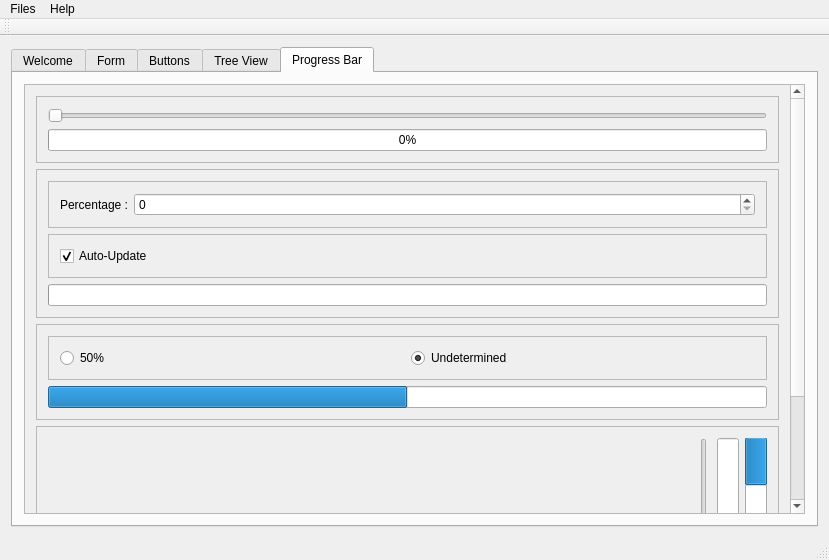
<?xml version="1.0" encoding="UTF-8"?>
<ui version="4.0">
 <class>MainWindow</class>
 <widget class="QMainWindow" name="MainWindow">
  <property name="geometry">
   <rect>
    <x>0</x>
    <y>0</y>
    <width>829</width>
    <height>560</height>
   </rect>
  </property>
  <property name="windowTitle">
   <string>MainWindow</string>
  </property>
  <widget class="QWidget" name="centralWidget">
   <layout class="QVBoxLayout" name="verticalLayout">
    <item>
     <widget class="QTabWidget" name="tabWidget">
      <property name="currentIndex">
       <number>4</number>
      </property>
      <widget class="QWidget" name="tab">
       <attribute name="title">
        <string>Welcome</string>
       </attribute>
       <layout class="QVBoxLayout" name="verticalLayout_3">
        <item>
         <widget class="QLabel" name="label">
          <property name="text">
           <string>Welcome to Neon Test! Here, you can see and interact with widgets that have been modified by Neon.</string>
          </property>
         </widget>
        </item>
        <item>
         <widget class="QTextBrowser" name="textBrowser">
          <property name="html">
           <string>&lt;!DOCTYPE HTML PUBLIC &quot;-//W3C//DTD HTML 4.0//EN&quot; &quot;http://www.w3.org/TR/REC-html40/strict.dtd&quot;&gt;
&lt;html&gt;&lt;head&gt;&lt;meta name=&quot;qrichtext&quot; content=&quot;1&quot; /&gt;&lt;style type=&quot;text/css&quot;&gt;
p, li { white-space: pre-wrap; }
&lt;/style&gt;&lt;/head&gt;&lt;body style=&quot; font-family:'MS Shell Dlg 2'; font-size:7.8pt; font-weight:400; font-style:normal;&quot;&gt;
&lt;p style=&quot; margin-top:0px; margin-bottom:0px; margin-left:0px; margin-right:0px; -qt-block-indent:0; text-indent:0px;&quot;&gt;This is a &lt;span style=&quot; font-weight:600; font-style:italic; text-decoration: underline;&quot;&gt;TEEEST&lt;/span&gt;!&lt;/p&gt;&lt;/body&gt;&lt;/html&gt;</string>
          </property>
         </widget>
        </item>
        <item>
         <widget class="QFrame" name="frame">
          <property name="frameShape">
           <enum>QFrame::StyledPanel</enum>
          </property>
          <property name="frameShadow">
           <enum>QFrame::Raised</enum>
          </property>
          <layout class="QHBoxLayout" name="horizontalLayout">
           <item>
            <widget class="QCalendarWidget" name="calendarWidget"/>
           </item>
           <item>
            <widget class="QLCDNumber" name="lcdNumber">
             <property name="minimumSize">
              <size>
               <width>250</width>
               <height>0</height>
              </size>
             </property>
            </widget>
           </item>
          </layout>
         </widget>
        </item>
       </layout>
      </widget>
      <widget class="QWidget" name="tab_2">
       <attribute name="title">
        <string>Form</string>
       </attribute>
       <layout class="QVBoxLayout" name="verticalLayout_2">
        <item>
         <widget class="QScrollArea" name="scrollArea">
          <property name="widgetResizable">
           <bool>true</bool>
          </property>
          <widget class="QWidget" name="scrollAreaWidgetContents">
           <property name="geometry">
            <rect>
             <x>0</x>
             <y>0</y>
             <width>762</width>
             <height>732</height>
            </rect>
           </property>
           <layout class="QFormLayout" name="formLayout_3">
            <item row="0" column="0">
             <widget class="QLabel" name="label_2">
              <property name="text">
               <string>Combo Box</string>
              </property>
             </widget>
            </item>
            <item row="0" column="1">
             <widget class="QComboBox" name="comboBox">
              <property name="currentText">
               <string>Option 1</string>
              </property>
              <item>
               <property name="text">
                <string>Option 1</string>
               </property>
              </item>
              <item>
               <property name="text">
                <string>Option 2</string>
               </property>
              </item>
              <item>
               <property name="text">
                <string>Option 3</string>
               </property>
              </item>
             </widget>
            </item>
            <item row="2" column="0">
             <widget class="QLabel" name="label_3">
              <property name="text">
               <string>Font Combo Box</string>
              </property>
             </widget>
            </item>
            <item row="3" column="0">
             <widget class="QLabel" name="label_4">
              <property name="text">
               <string>Line Edit</string>
              </property>
             </widget>
            </item>
            <item row="3" column="1">
             <widget class="QLineEdit" name="lineEdit">
              <property name="inputMask">
               <string/>
              </property>
              <property name="text">
               <string/>
              </property>
              <property name="placeholderText">
               <string>Type something here.</string>
              </property>
             </widget>
            </item>
            <item row="4" column="0">
             <widget class="QLabel" name="label_5">
              <property name="text">
               <string>Text Edit</string>
              </property>
             </widget>
            </item>
            <item row="4" column="1">
             <widget class="QTextEdit" name="textEdit">
              <property name="placeholderText">
               <string>Type rich text there...</string>
              </property>
             </widget>
            </item>
            <item row="5" column="0">
             <widget class="QLabel" name="label_6">
              <property name="text">
               <string>Spin Box</string>
              </property>
             </widget>
            </item>
            <item row="5" column="1">
             <widget class="QSpinBox" name="spinBox"/>
            </item>
            <item row="7" column="0">
             <widget class="QLabel" name="label_7">
              <property name="text">
               <string>Double Spin Box</string>
              </property>
             </widget>
            </item>
            <item row="7" column="1">
             <widget class="QDoubleSpinBox" name="doubleSpinBox"/>
            </item>
            <item row="8" column="0">
             <widget class="QLabel" name="label_8">
              <property name="text">
               <string>Time Edit</string>
              </property>
             </widget>
            </item>
            <item row="8" column="1">
             <widget class="QTimeEdit" name="timeEdit"/>
            </item>
            <item row="9" column="0">
             <widget class="QLabel" name="label_9">
              <property name="text">
               <string>Date Edit</string>
              </property>
             </widget>
            </item>
            <item row="9" column="1">
             <widget class="QDateEdit" name="dateEdit"/>
            </item>
            <item row="11" column="0">
             <widget class="QLabel" name="label_10">
              <property name="text">
               <string>Date/Time Edit</string>
              </property>
             </widget>
            </item>
            <item row="11" column="1">
             <widget class="QDateTimeEdit" name="dateTimeEdit"/>
            </item>
            <item row="12" column="0">
             <widget class="QLabel" name="label_11">
              <property name="text">
               <string>Dial</string>
              </property>
             </widget>
            </item>
            <item row="14" column="0">
             <widget class="QLabel" name="label_12">
              <property name="text">
               <string>Horitontal Slider</string>
              </property>
             </widget>
            </item>
            <item row="14" column="1">
             <widget class="QSlider" name="horizontalSlider">
              <property name="orientation">
               <enum>Qt::Horizontal</enum>
              </property>
             </widget>
            </item>
            <item row="15" column="0">
             <widget class="QLabel" name="label_13">
              <property name="text">
               <string>Vertical Slider</string>
              </property>
             </widget>
            </item>
            <item row="15" column="1">
             <widget class="QSlider" name="verticalSlider">
              <property name="minimumSize">
               <size>
                <width>0</width>
                <height>200</height>
               </size>
              </property>
              <property name="orientation">
               <enum>Qt::Vertical</enum>
              </property>
             </widget>
            </item>
            <item row="16" column="0">
             <widget class="QLabel" name="label_14">
              <property name="text">
               <string>Key Sequence Edit</string>
              </property>
             </widget>
            </item>
            <item row="16" column="1">
             <widget class="QKeySequenceEdit" name="keySequenceEdit"/>
            </item>
            <item row="2" column="1">
             <widget class="QFontComboBox" name="fontComboBox"/>
            </item>
            <item row="12" column="1">
             <widget class="QFrame" name="frame_12">
              <property name="frameShape">
               <enum>QFrame::StyledPanel</enum>
              </property>
              <property name="frameShadow">
               <enum>QFrame::Raised</enum>
              </property>
              <layout class="QHBoxLayout" name="horizontalLayout_4">
               <item>
                <widget class="QDial" name="dial"/>
               </item>
               <item>
                <widget class="QLabel" name="label_23">
                 <property name="text">
                  <string/>
                 </property>
                </widget>
               </item>
              </layout>
             </widget>
            </item>
           </layout>
          </widget>
         </widget>
        </item>
       </layout>
      </widget>
      <widget class="QWidget" name="tab_3">
       <attribute name="title">
        <string>Buttons</string>
       </attribute>
       <layout class="QVBoxLayout" name="verticalLayout_4">
        <item>
         <widget class="QScrollArea" name="scrollArea_2">
          <property name="widgetResizable">
           <bool>true</bool>
          </property>
          <widget class="QWidget" name="scrollAreaWidgetContents_2">
           <property name="geometry">
            <rect>
             <x>0</x>
             <y>0</y>
             <width>762</width>
             <height>492</height>
            </rect>
           </property>
           <layout class="QVBoxLayout" name="verticalLayout_5">
            <item>
             <widget class="QFrame" name="frame_2">
              <property name="frameShape">
               <enum>QFrame::StyledPanel</enum>
              </property>
              <property name="frameShadow">
               <enum>QFrame::Raised</enum>
              </property>
              <layout class="QFormLayout" name="formLayout">
               <item row="0" column="0">
                <widget class="QLabel" name="label_15">
                 <property name="text">
                  <string>Button</string>
                 </property>
                </widget>
               </item>
               <item row="0" column="1">
                <widget class="QPushButton" name="pushButton">
                 <property name="text">
                  <string>My Big Push Button</string>
                 </property>
                 <property name="checkable">
                  <bool>false</bool>
                 </property>
                </widget>
               </item>
               <item row="1" column="0">
                <widget class="QLabel" name="label_16">
                 <property name="text">
                  <string>Disabled Button</string>
                 </property>
                </widget>
               </item>
               <item row="1" column="1">
                <widget class="QPushButton" name="pushButton_2">
                 <property name="enabled">
                  <bool>false</bool>
                 </property>
                 <property name="text">
                  <string>My Disabled Button</string>
                 </property>
                </widget>
               </item>
               <item row="2" column="0">
                <widget class="QLabel" name="label_17">
                 <property name="text">
                  <string>Tool Button</string>
                 </property>
                </widget>
               </item>
               <item row="2" column="1">
                <widget class="QToolButton" name="toolButton">
                 <property name="text">
                  <string>Click Me...</string>
                 </property>
                 <property name="checkable">
                  <bool>false</bool>
                 </property>
                </widget>
               </item>
               <item row="3" column="0">
                <widget class="QLabel" name="label_18">
                 <property name="text">
                  <string>Radio Button</string>
                 </property>
                </widget>
               </item>
               <item row="3" column="1">
                <widget class="QFrame" name="frame_3">
                 <property name="frameShape">
                  <enum>QFrame::StyledPanel</enum>
                 </property>
                 <property name="frameShadow">
                  <enum>QFrame::Raised</enum>
                 </property>
                 <layout class="QVBoxLayout" name="verticalLayout_6">
                  <item>
                   <widget class="QRadioButton" name="radioButton">
                    <property name="text">
                     <string>Option 1</string>
                    </property>
                    <property name="checked">
                     <bool>true</bool>
                    </property>
                   </widget>
                  </item>
                  <item>
                   <widget class="QRadioButton" name="radioButton_2">
                    <property name="text">
                     <string>Option 2</string>
                    </property>
                   </widget>
                  </item>
                  <item>
                   <widget class="QRadioButton" name="radioButton_3">
                    <property name="text">
                     <string>Option 3</string>
                    </property>
                   </widget>
                  </item>
                 </layout>
                </widget>
               </item>
               <item row="4" column="0">
                <widget class="QLabel" name="checkBoxLabel">
                 <property name="text">
                  <string>Check Box</string>
                 </property>
                </widget>
               </item>
               <item row="4" column="1">
                <widget class="QFrame" name="frame_4">
                 <property name="frameShape">
                  <enum>QFrame::StyledPanel</enum>
                 </property>
                 <property name="frameShadow">
                  <enum>QFrame::Raised</enum>
                 </property>
                 <layout class="QVBoxLayout" name="verticalLayout_7">
                  <item>
                   <widget class="QCheckBox" name="checkBox">
                    <property name="text">
                     <string>Option 1</string>
                    </property>
                   </widget>
                  </item>
                  <item>
                   <widget class="QCheckBox" name="checkBox_2">
                    <property name="text">
                     <string>Option 2</string>
                    </property>
                   </widget>
                  </item>
                  <item>
                   <widget class="QCheckBox" name="checkBox_3">
                    <property name="text">
                     <string>Option 3</string>
                    </property>
                   </widget>
                  </item>
                 </layout>
                </widget>
               </item>
               <item row="5" column="0">
                <widget class="QLabel" name="label_19">
                 <property name="text">
                  <string>Command Link Button</string>
                 </property>
                </widget>
               </item>
               <item row="5" column="1">
                <widget class="QCommandLinkButton" name="commandLinkButton">
                 <property name="text">
                  <string>I have no idea what this is...</string>
                 </property>
                </widget>
               </item>
               <item row="6" column="0">
                <widget class="QLabel" name="label_20">
                 <property name="text">
                  <string>Dialog Box Button</string>
                 </property>
                </widget>
               </item>
               <item row="6" column="1">
                <widget class="QScrollArea" name="scrollArea_3">
                 <property name="widgetResizable">
                  <bool>true</bool>
                 </property>
                 <widget class="QWidget" name="scrollAreaWidgetContents_3">
                  <property name="geometry">
                   <rect>
                    <x>0</x>
                    <y>0</y>
                    <width>1604</width>
                    <height>66</height>
                   </rect>
                  </property>
                  <layout class="QVBoxLayout" name="verticalLayout_8">
                   <item>
                    <widget class="QDialogButtonBox" name="buttonBox">
                     <property name="standardButtons">
                      <set>QDialogButtonBox::Abort|QDialogButtonBox::Apply|QDialogButtonBox::Cancel|QDialogButtonBox::Close|QDialogButtonBox::Discard|QDialogButtonBox::Help|QDialogButtonBox::Ignore|QDialogButtonBox::No|QDialogButtonBox::NoToAll|QDialogButtonBox::Ok|QDialogButtonBox::Open|QDialogButtonBox::Reset|QDialogButtonBox::RestoreDefaults|QDialogButtonBox::Retry|QDialogButtonBox::Save|QDialogButtonBox::SaveAll|QDialogButtonBox::Yes|QDialogButtonBox::YesToAll</set>
                     </property>
                     <property name="centerButtons">
                      <bool>true</bool>
                     </property>
                    </widget>
                   </item>
                  </layout>
                 </widget>
                </widget>
               </item>
              </layout>
             </widget>
            </item>
           </layout>
          </widget>
         </widget>
        </item>
       </layout>
      </widget>
      <widget class="QWidget" name="tab_4">
       <attribute name="title">
        <string>Tree View</string>
       </attribute>
       <layout class="QVBoxLayout" name="verticalLayout_9">
        <item>
         <widget class="QScrollArea" name="scrollArea_4">
          <property name="widgetResizable">
           <bool>true</bool>
          </property>
          <widget class="QWidget" name="scrollAreaWidgetContents_4">
           <property name="geometry">
            <rect>
             <x>0</x>
             <y>0</y>
             <width>779</width>
             <height>412</height>
            </rect>
           </property>
           <layout class="QVBoxLayout" name="verticalLayout_10">
            <item>
             <widget class="QTreeView" name="treeView"/>
            </item>
           </layout>
          </widget>
         </widget>
        </item>
       </layout>
      </widget>
      <widget class="QWidget" name="tab_5">
       <attribute name="title">
        <string>Progress Bar</string>
       </attribute>
       <layout class="QVBoxLayout" name="verticalLayout_11">
        <item>
         <widget class="QScrollArea" name="scrollArea_5">
          <property name="widgetResizable">
           <bool>true</bool>
          </property>
          <widget class="QWidget" name="scrollAreaWidgetContents_5">
           <property name="geometry">
            <rect>
             <x>0</x>
             <y>0</y>
             <width>762</width>
             <height>598</height>
            </rect>
           </property>
           <layout class="QVBoxLayout" name="verticalLayout_12">
            <item>
             <widget class="QFrame" name="frame_5">
              <property name="frameShape">
               <enum>QFrame::StyledPanel</enum>
              </property>
              <property name="frameShadow">
               <enum>QFrame::Raised</enum>
              </property>
              <layout class="QVBoxLayout" name="verticalLayout_13">
               <item>
                <widget class="QSlider" name="horizontalSlider_2">
                 <property name="maximum">
                  <number>100</number>
                 </property>
                 <property name="orientation">
                  <enum>Qt::Horizontal</enum>
                 </property>
                </widget>
               </item>
               <item>
                <widget class="QProgressBar" name="progressBar">
                 <property name="value">
                  <number>0</number>
                 </property>
                </widget>
               </item>
              </layout>
             </widget>
            </item>
            <item>
             <widget class="QFrame" name="frame_6">
              <property name="frameShape">
               <enum>QFrame::StyledPanel</enum>
              </property>
              <property name="frameShadow">
               <enum>QFrame::Raised</enum>
              </property>
              <layout class="QVBoxLayout" name="verticalLayout_14">
               <item>
                <widget class="QFrame" name="frame_7">
                 <property name="frameShape">
                  <enum>QFrame::StyledPanel</enum>
                 </property>
                 <property name="frameShadow">
                  <enum>QFrame::Raised</enum>
                 </property>
                 <layout class="QFormLayout" name="formLayout_2">
                  <item row="0" column="0">
                   <widget class="QLabel" name="label_21">
                    <property name="text">
                     <string>Percentage :</string>
                    </property>
                   </widget>
                  </item>
                  <item row="0" column="1">
                   <widget class="QSpinBox" name="spinBox_2">
                    <property name="maximum">
                     <number>100</number>
                    </property>
                   </widget>
                  </item>
                 </layout>
                </widget>
               </item>
               <item>
                <widget class="QFrame" name="frame_8">
                 <property name="frameShape">
                  <enum>QFrame::StyledPanel</enum>
                 </property>
                 <property name="frameShadow">
                  <enum>QFrame::Raised</enum>
                 </property>
                 <layout class="QVBoxLayout" name="verticalLayout_15">
                  <item>
                   <widget class="QCheckBox" name="checkBox_4">
                    <property name="text">
                     <string>Auto-Update</string>
                    </property>
                    <property name="checked">
                     <bool>true</bool>
                    </property>
                   </widget>
                  </item>
                 </layout>
                </widget>
               </item>
               <item>
                <widget class="AutoRefreshProgressBar" name="progressBar_2">
                 <property name="value">
                  <number>0</number>
                 </property>
                 <property name="textVisible">
                  <bool>false</bool>
                 </property>
                </widget>
               </item>
              </layout>
             </widget>
            </item>
            <item>
             <widget class="QFrame" name="frame_9">
              <property name="frameShape">
               <enum>QFrame::StyledPanel</enum>
              </property>
              <property name="frameShadow">
               <enum>QFrame::Raised</enum>
              </property>
              <layout class="QVBoxLayout" name="verticalLayout_16">
               <item>
                <widget class="QFrame" name="frame_10">
                 <property name="frameShape">
                  <enum>QFrame::StyledPanel</enum>
                 </property>
                 <property name="frameShadow">
                  <enum>QFrame::Raised</enum>
                 </property>
                 <layout class="QHBoxLayout" name="horizontalLayout_2">
                  <item>
                   <widget class="QRadioButton" name="radioButton_5">
                    <property name="text">
                     <string>50%</string>
                    </property>
                    <attribute name="buttonGroup">
                     <string notr="true">buttonGroup</string>
                    </attribute>
                   </widget>
                  </item>
                  <item>
                   <widget class="QRadioButton" name="radioButton_4">
                    <property name="text">
                     <string>Undetermined</string>
                    </property>
                    <property name="checked">
                     <bool>true</bool>
                    </property>
                    <attribute name="buttonGroup">
                     <string notr="true">buttonGroup</string>
                    </attribute>
                   </widget>
                  </item>
                 </layout>
                </widget>
               </item>
               <item>
                <widget class="UndeterminateProgressBar" name="progressBar_3">
                 <property name="value">
                  <number>50</number>
                 </property>
                 <property name="textVisible">
                  <bool>false</bool>
                 </property>
                </widget>
               </item>
              </layout>
             </widget>
            </item>
            <item>
             <widget class="QFrame" name="frame_11">
              <property name="frameShape">
               <enum>QFrame::StyledPanel</enum>
              </property>
              <property name="frameShadow">
               <enum>QFrame::Raised</enum>
              </property>
              <layout class="QHBoxLayout" name="horizontalLayout_3">
               <item>
                <widget class="QLabel" name="label_22">
                 <property name="text">
                  <string>Vertical Progress Bar</string>
                 </property>
                </widget>
               </item>
               <item>
                <widget class="QSlider" name="verticalSlider_2">
                 <property name="minimumSize">
                  <size>
                   <width>0</width>
                   <height>200</height>
                  </size>
                 </property>
                 <property name="maximum">
                  <number>100</number>
                 </property>
                 <property name="orientation">
                  <enum>Qt::Vertical</enum>
                 </property>
                </widget>
               </item>
               <item>
                <widget class="QProgressBar" name="progressBar_4">
                 <property name="minimumSize">
                  <size>
                   <width>0</width>
                   <height>200</height>
                  </size>
                 </property>
                 <property name="value">
                  <number>24</number>
                 </property>
                 <property name="textVisible">
                  <bool>false</bool>
                 </property>
                 <property name="orientation">
                  <enum>Qt::Vertical</enum>
                 </property>
                 <property name="invertedAppearance">
                  <bool>false</bool>
                 </property>
                </widget>
               </item>
               <item>
                <widget class="QProgressBar" name="progressBar_5">
                 <property name="value">
                  <number>24</number>
                 </property>
                 <property name="textVisible">
                  <bool>false</bool>
                 </property>
                 <property name="orientation">
                  <enum>Qt::Vertical</enum>
                 </property>
                 <property name="invertedAppearance">
                  <bool>true</bool>
                 </property>
                </widget>
               </item>
              </layout>
             </widget>
            </item>
           </layout>
          </widget>
         </widget>
        </item>
       </layout>
      </widget>
     </widget>
    </item>
   </layout>
  </widget>
  <widget class="QMenuBar" name="menuBar">
   <property name="geometry">
    <rect>
     <x>0</x>
     <y>0</y>
     <width>829</width>
     <height>25</height>
    </rect>
   </property>
   <widget class="QMenu" name="menuNeon_Test">
    <property name="title">
     <string>Files</string>
    </property>
    <widget class="QMenu" name="menuStyle">
     <property name="title">
      <string>Style...</string>
     </property>
     <addaction name="actionDefault"/>
     <addaction name="actionNeon"/>
    </widget>
    <widget class="QMenu" name="menuTheme">
     <property name="enabled">
      <bool>false</bool>
     </property>
     <property name="title">
      <string>Theme...</string>
     </property>
     <addaction name="actionDark"/>
     <addaction name="actionLight"/>
    </widget>
    <addaction name="menuStyle"/>
    <addaction name="menuTheme"/>
    <addaction name="separator"/>
    <addaction name="actionExit"/>
   </widget>
   <widget class="QMenu" name="menuHelp">
    <property name="title">
     <string>Help</string>
    </property>
    <addaction name="actionAbout_Neon"/>
    <addaction name="actionAbout_Neon_Test"/>
   </widget>
   <addaction name="menuNeon_Test"/>
   <addaction name="menuHelp"/>
  </widget>
  <widget class="QToolBar" name="mainToolBar">
   <attribute name="toolBarArea">
    <enum>TopToolBarArea</enum>
   </attribute>
   <attribute name="toolBarBreak">
    <bool>false</bool>
   </attribute>
  </widget>
  <widget class="QStatusBar" name="statusBar"/>
  <action name="actionExit">
   <property name="text">
    <string>Exit</string>
   </property>
  </action>
  <action name="actionDefault">
   <property name="checkable">
    <bool>true</bool>
   </property>
   <property name="checked">
    <bool>true</bool>
   </property>
   <property name="text">
    <string>Default</string>
   </property>
  </action>
  <action name="actionNeon">
   <property name="checkable">
    <bool>true</bool>
   </property>
   <property name="text">
    <string>Neon</string>
   </property>
  </action>
  <action name="actionDark">
   <property name="checkable">
    <bool>true</bool>
   </property>
   <property name="checked">
    <bool>true</bool>
   </property>
   <property name="text">
    <string>Dark</string>
   </property>
  </action>
  <action name="actionAbout_Neon">
   <property name="text">
    <string>About Neon...</string>
   </property>
  </action>
  <action name="actionAbout_Neon_Test">
   <property name="text">
    <string>About Neon Test...</string>
   </property>
  </action>
  <action name="actionLight">
   <property name="checkable">
    <bool>true</bool>
   </property>
   <property name="checked">
    <bool>true</bool>
   </property>
   <property name="text">
    <string>Light</string>
   </property>
  </action>
 </widget>
 <layoutdefault spacing="6" margin="11"/>
 <customwidgets>
  <customwidget>
   <class>AutoRefreshProgressBar</class>
   <extends>QProgressBar</extends>
   <header>autorefreshprogressbar.h</header>
   <slots>
    <slot>setValueWithRespectToAutoRefresh(int)</slot>
    <slot>setAutoRefresh(bool)</slot>
   </slots>
  </customwidget>
  <customwidget>
   <class>UndeterminateProgressBar</class>
   <extends>QProgressBar</extends>
   <header location="global">undeterminateprogressbar.h</header>
   <slots>
    <slot>setUndeterminate(bool)</slot>
   </slots>
  </customwidget>
 </customwidgets>
 <resources/>
 <connections>
  <connection>
   <sender>dial</sender>
   <signal>valueChanged(int)</signal>
   <receiver>label_23</receiver>
   <slot>setNum(int)</slot>
   <hints>
    <hint type="sourcelabel">
     <x>309</x>
     <y>511</y>
    </hint>
    <hint type="destinationlabel">
     <x>614</x>
     <y>511</y>
    </hint>
   </hints>
  </connection>
  <connection>
   <sender>horizontalSlider_2</sender>
   <signal>valueChanged(int)</signal>
   <receiver>progressBar</receiver>
   <slot>setValue(int)</slot>
   <hints>
    <hint type="sourcelabel">
     <x>205</x>
     <y>132</y>
    </hint>
    <hint type="destinationlabel">
     <x>210</x>
     <y>155</y>
    </hint>
   </hints>
  </connection>
  <connection>
   <sender>checkBox_4</sender>
   <signal>toggled(bool)</signal>
   <receiver>progressBar_2</receiver>
   <slot>setAutoRefresh(bool)</slot>
   <hints>
    <hint type="sourcelabel">
     <x>190</x>
     <y>279</y>
    </hint>
    <hint type="destinationlabel">
     <x>204</x>
     <y>323</y>
    </hint>
   </hints>
  </connection>
  <connection>
   <sender>verticalSlider_2</sender>
   <signal>valueChanged(int)</signal>
   <receiver>progressBar_4</receiver>
   <slot>setValue(int)</slot>
   <hints>
    <hint type="sourcelabel">
     <x>699</x>
     <y>655</y>
    </hint>
    <hint type="destinationlabel">
     <x>717</x>
     <y>655</y>
    </hint>
   </hints>
  </connection>
  <connection>
   <sender>verticalSlider_2</sender>
   <signal>valueChanged(int)</signal>
   <receiver>progressBar_5</receiver>
   <slot>setValue(int)</slot>
   <hints>
    <hint type="sourcelabel">
     <x>696</x>
     <y>569</y>
    </hint>
    <hint type="destinationlabel">
     <x>750</x>
     <y>571</y>
    </hint>
   </hints>
  </connection>
  <connection>
   <sender>calendarWidget</sender>
   <signal>currentPageChanged(int,int)</signal>
   <receiver>lcdNumber</receiver>
   <slot>display(int)</slot>
   <hints>
    <hint type="sourcelabel">
     <x>447</x>
     <y>436</y>
    </hint>
    <hint type="destinationlabel">
     <x>605</x>
     <y>429</y>
    </hint>
   </hints>
  </connection>
  <connection>
   <sender>spinBox_2</sender>
   <signal>valueChanged(int)</signal>
   <receiver>progressBar_2</receiver>
   <slot>setValueWithRespectToAutoRefresh(int)</slot>
   <hints>
    <hint type="sourcelabel">
     <x>321</x>
     <y>219</y>
    </hint>
    <hint type="destinationlabel">
     <x>333</x>
     <y>323</y>
    </hint>
   </hints>
  </connection>
  <connection>
   <sender>radioButton_4</sender>
   <signal>toggled(bool)</signal>
   <receiver>progressBar_3</receiver>
   <slot>setUndeterminate(bool)</slot>
   <hints>
    <hint type="sourcelabel">
     <x>496</x>
     <y>390</y>
    </hint>
    <hint type="destinationlabel">
     <x>498</x>
     <y>423</y>
    </hint>
   </hints>
  </connection>
 </connections>
 <buttongroups>
  <buttongroup name="buttonGroup"/>
 </buttongroups>
</ui>
